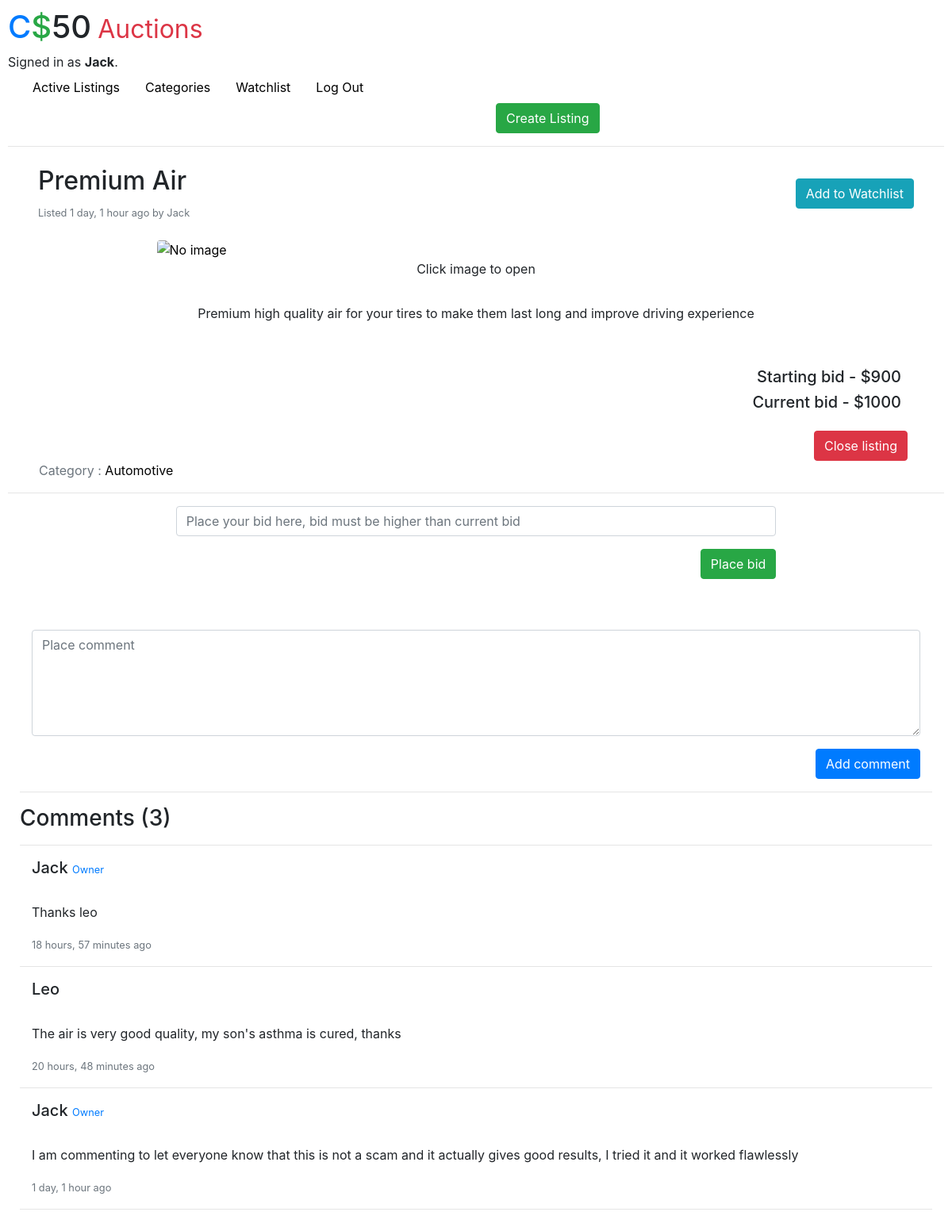
Page /1 (signed in) on the committed database.
### auctions/models.py (models this page shows, shortened)
class User(AbstractUser):
    pass

class auction_listing(models.Model):
    title = models.CharField(max_length=80)
    description = models.TextField(max_length=600)
    owner = models.ForeignKey(User,on_delete=models.CASCADE,related_name="user_listings")
    starting_bid = models.IntegerField()
    image = models.URLField(blank=True)
    category = models.CharField(choices=Categories,max_length=100,default='Other')
    listing_time = models.DateTimeField(auto_now_add=True)
    open = models.BooleanField(default=True)

class comment(models.Model):
    comment_text = models.TextField(max_length=500)
    commenter = models.ForeignKey(User,on_delete=models.CASCADE,related_name="comments")
    listing = models.ForeignKey(auction_listing,on_delete=models.CASCADE,related_name="commented_listings")
    comment_time = models.DateTimeField(auto_now_add=True)

### auctions/views.py (the view)
# urls.py: path("<int:listing_id>",views.display_listing,name="display"),
def display_listing(request, listing_id):
    listing = auction_listing.objects.get(pk=listing_id)
    bids = bid.objects.filter(listing=listing)
    try:
        max_bid_amount = bid.objects.filter(listing=listing).aggregate(Max("amount"))[
            "amount__max"
        ]
        winner_bid = bid.objects.get(amount=max_bid_amount)
        winner = User.objects.get(bids=winner_bid)
    except:
        max_bid_amount = listing.starting_bid
        winner_bid = listing.starting_bid
        winner = None
    comments = comment.objects.filter(listing=listing).order_by('-comment_time')
    if request.user.is_authenticated:
        if watchlist.objects.filter(user=request.user, listing=listing).count() == 1:
            in_watchlist = True
        elif watchlist.objects.filter(user=request.user, listing=listing).count() == 0:
            in_watchlist = False
        else:
            return HttpResponse(
                "<br><br><br><center><h1>Something went really wrong 118</h1></center>"
            )
    return render(
        request,
        "auctions/listing.html",
        {
            "listing": listing,
            "current_time": get_saudi_time(),
            "comments": comments,
            "current_bid": max_bid_amount,
            "bids": bids,
            "winner": winner,
            "in_watchlist": in_watchlist,
        },
    )

### auctions/views.py (called while the page is built)
def get_saudi_time():
    now = datetime.datetime.now()
    my_timezone_adjustment = datetime.timedelta(hours=3)
    now = now - my_timezone_adjustment
    now = now.replace(tzinfo=datetime.timezone.utc)
    return now

### auctions/templates/auctions/listing.html (shortened to what this page needs)
{% extends "auctions/layout.html" %}
{% block body %}
<div class="container-fluid">
    <div class="px-2 my-4 d-flex">
        <div class="col-8 text-left">
            <h2>{{listing.title}}</h2>
            <small class="text-muted">Listed {{listing.listing_time | timesince:current_time}} ago by
                {{listing.owner.username}}</small>
        </div>
        <div class="col-4 container-fluid text-right my-3">
            {% if not in_watchlist %}
            <form action="{% url 'add_to_watchlist'%}" method="post">
                <button type="submit" class="btn btn-info">Add to Watchlist</button>
            </form>
            {% else %}
            <form action="{% url 'remove_from_watchlist'%}" method="post">
                {% csrf_token %}
                <input type="hidden" name="listing_id" value="{{listing.id}}">
                <button type="submit" class="btn btn-warning">Remove from Watchlist</button>
            </form>
            {% endif %}
        </div>
    </div>
    <div class="my-2">
        <a href="{{listing.image}}" target="blank">
            <img src="{{listing.image}}" alt="No image" class="rounded mx-auto d-block" width="70%">
        </a>
        <center>Click image to open</center>
    </div>
    <div class="container text-center my-3 py-3">
        <p>{{listing.description}}</p>
    </div>
    <div class="text-right py-2 my-2 container-fluid">
        <h5 class="mx-4">Starting bid - ${{listing.starting_bid}}</h5>
        <h5 class="mx-4">Current bid - ${{current_bid}}</h5>
    </div>
    {% if user.is_authenticated %}
    {% if user == listing.owner %}
    {% if listing.open %}
    <div class="container-fluid text-right">
        <form action="{% url 'close_listing' %}" method="post" class="mx-3">
            <button class="btn btn-danger" type="submit">
                Close listing
            </button>
        </form>
    </div>
    {% else %}
    <div class="container-fluid text-center">
        <h2 class="text-success"> Auction was won by {{winner.username}}</h2>
    </div>
    {% endif %}
    {% endif %}
    {% endif %}
    <div class="text-muted px-4">
        Category : <a href="{% url 'show_category' listing.category %} ">{{listing.category}}</a>
    </div>
</div>
<hr>
<div class="container-fluid mt-3 col-8">
    {% if user.is_authenticated %}
    {% if listing.open %}
    <form action="{% url 'place_bid' %}" method="post">
        <div>
            <input type="number" step="1" name="amount" class="form-control" required min='{{current_bid | add:"1"}}'
                placeholder="Place your bid here, bid must be higher than current bid">
        </div>
        <div class="text-right">
            <button type="submit" class="btn btn-success my-3">Place bid</button>
        </div>
    </form>
    {% else %}
    <div class="text-center text-danger pd-3">
        <h4>Listing closed</h4>
    </div>
    {% endif %}
    {% endif %}
</div>
<div class="container-fluid my-5">
    {% if listing.open %}
    <div class="my-3 container-fluid">
        {% if user.is_authenticated %}
        <form action="{% url 'add_comment'%}" method="post">
            <div>
                <textarea class="form-control" name="comment" cols="30" rows="5" required
                    placeholder="Place comment"></textarea>
            </div>
            <div class="text-right my-3">
                <button type="submit" class="btn btn-primary">
                    Add comment
                </button>
        </form>
        {% else %}
        <div class="pd-3 text-center">
            <h4><a href="{% url 'login' %}">Login </a> To Leave Comments And Place Bids</h4>
        </div>
        {% endif %}
    </div>
    {% endif %}
</div>
<hr>
<h3>Comments ({{comments.count}})</h3>
<hr>
{% for comment in comments %}
<div class="container-fluid my-2">
    <h5>
        {{comment.commenter.username}}
        {% if comment.commenter == user %}
        <small><small class="text-primary">Owner</small></small>
        {% endif %}
    </h5><br>
    <p>
        {{comment.comment_text}}
    </p>
    <small class="text-muted">{{comment.comment_time | timesince:current_time}} ago</small>
</div>
<hr>
{% endfor %}
{% endblock %}

### auctions/templates/auctions/layout.html (shortened to what this page needs)
{% load static %}
<!DOCTYPE html>
<html lang="en">
<head>
    <link rel="stylesheet" href="https://stackpath.bootstrapcdn.com/bootstrap/4.4.1/css/bootstrap.min.css"
>
    <link href="{% static 'auctions/styles.css' %}" rel="stylesheet">
</head>
<body>
    <h1><span class="text-primary">C</span><span class="text-success">$</span>50<span
            class="text-danger mx-2"><small>Auctions</small></span></h1>
    <div>
        {% if user.is_authenticated %}
        Signed in as <strong>{{ user.username }}</strong>.
        {% else %}
        Not signed in.
        {% endif %}
    </div>
    <div class="container-fluid d-flex">
    <ul class="nav">
        <li class="nav-item">
            <a class="nav-link" style="color:black" href="{% url 'index' %}">Active Listings</a>
        </li>
        <li class="nav-item">
            <a class="nav-link" style="color:black" href="{% url 'all_categories' %}">Categories</a>
        </li>
        {% if user.is_authenticated %}
        <li class="nav-item">
            <a class="nav-link" style="color:black" href="{% url 'show_watchlist' %}">Watchlist</a>
        </li>
        <li class="nav-item ">
            <a class="nav-link" style="color:black" href="{% url 'logout' %}">Log Out</a>
        </li>
        <li class="nav-item d-flex" style="margin-left:50vw;">
            <a href="{% url 'create_listing' %}">
                <button class="btn btn-success">
                    Create Listing
                </button>
            </a>
        </li>
        {% endif %}
    </ul>
    </div>
    <hr>
    {% block body %}
    {% endblock %}
</body>
</html>

### auctions/static/auctions/styles.css (style rules this page uses)
body { padding: 10px; }
.nav-link { color:black; }

### auctions/templates/auctions/layout.html (style rules this page uses)
a { color:black; }

### rows in the picture
User: username "Jack"
auction_listing: title "Premium Air", listing_time "1 day, 1 hour", owner.username "Jack", description "Premium high quality air for your tires to make them last long and improve driving experience", starting_bid "900", category "Automotive"
comment: commenter.username "Jack", shows "Owner", comment_text "Thanks leo", comment_time "18 hours, 57 minutes"
comment: commenter.username "Leo", comment_text "The air is very good quality, my son's asthma is cured, thanks", comment_time "20 hours, 48 minutes"
comment: commenter.username "Jack", shows "Owner", comment_text "I am commenting to let everyone know that this is not a scam and it actually gives good results, I tried it and it worked flawlessly", comment_time "1 day, 1 hour"

### other values in the picture
{{ current_bid }} "1000"
{{ comments.count }} "3"
